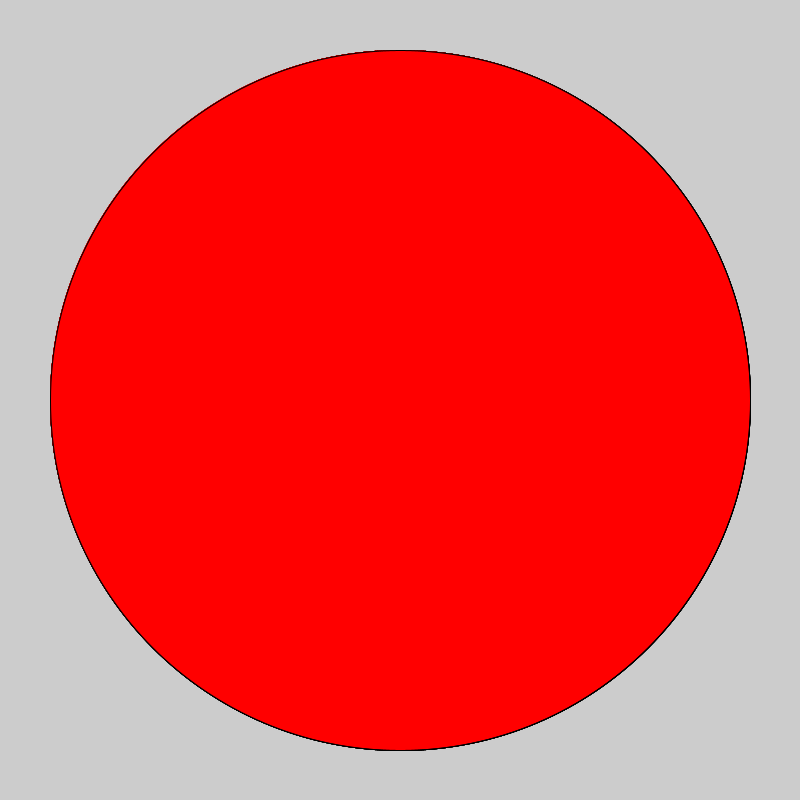
Frame 1 (no input)
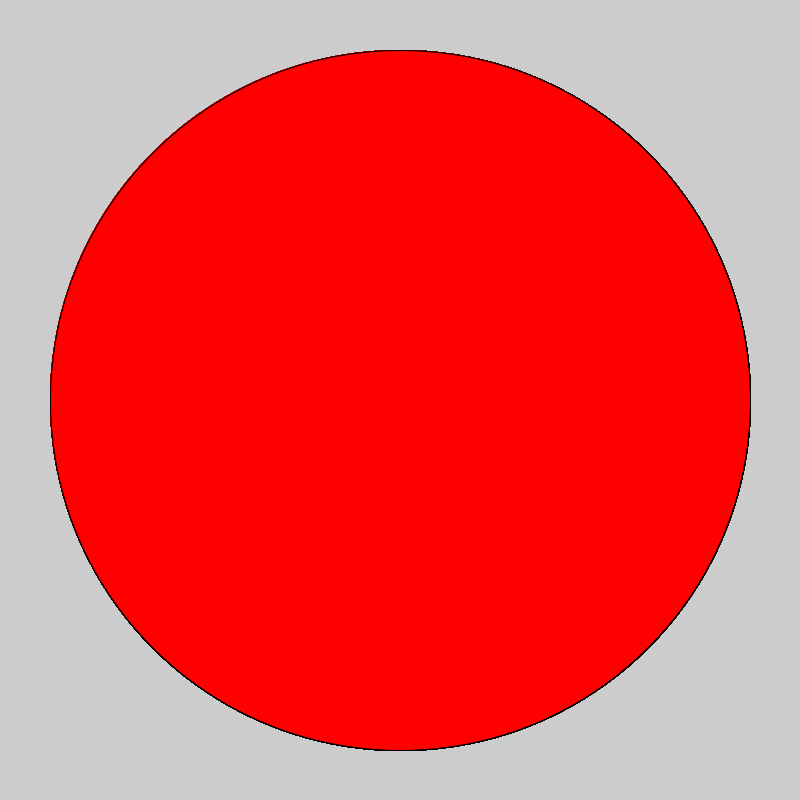
Frame 60 (the mouse pressed at the canvas centre just before this capture)
Frame 120 (the mouse held since frame 60 and released just before this capture): identical to frame 60, image omitted

The Processing sketch that drew these frames (run headless with seeded random() and noise(); from frame 60 on, the mouse is pressed at the canvas centre):

// Processing sketch: bullseye
// ── bullseye.pde

void setup() {
 
  // set the size of your sketch
  size(800, 800);
}

void draw() {
  
  //Starting with the largest ellipse, use a for loop to draw a bullseye with ellipses.
  for (int i = 0; i < 8; i++) {
    if (i % 2 == 0) {
      fill(255,0,0);
    }
    ellipse(400,400,700,700);
  }
  //Use an if statement and remainder to alternate the color of your rings.
  
  
}
